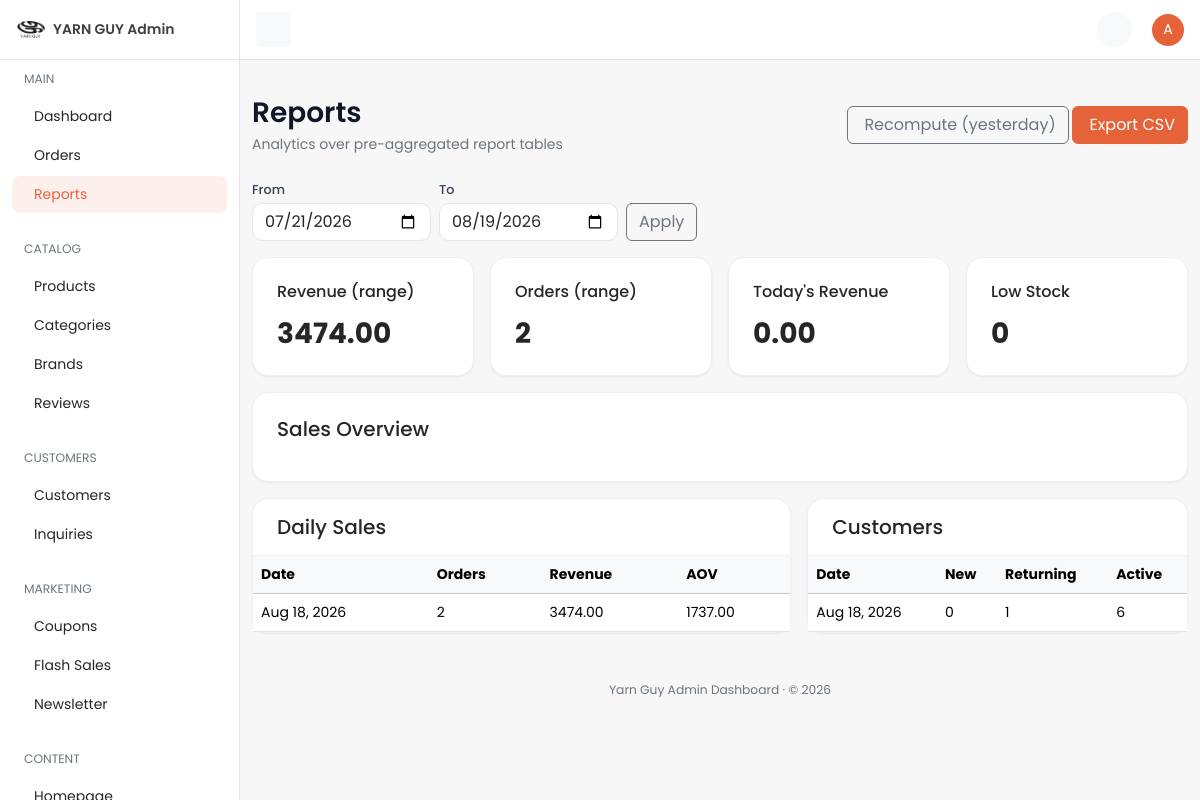
Screenshot of /dashboard/reports/ (signed in) with the database file from the repository.
### core/models.py (models this page shows, shortened)
class TimeStampedModel(models.Model):
    created_at = models.DateTimeField(
        auto_now_add=True,
        db_index=True,
        verbose_name="Created at",
        help_text="Timestamp when this record was first created.",
    )
    updated_at = models.DateTimeField(
        auto_now=True,
        db_index=True,
        verbose_name="Updated at",
        help_text="Timestamp when this record was last modified.",
    )
    class Meta:
        abstract = True

class SiteSettings(TimeStampedModel):
    site_name = models.CharField(max_length=120, default="Yarn Guy")
    logo = models.ImageField(upload_to="site/", blank=True, null=True, verbose_name="Logo")
    primary_color = models.CharField(max_length=7, default="#0369A1")
    secondary_color = models.CharField(max_length=7, default="#0B1220")
    font_family = models.CharField(max_length=120, default="Inter, sans-serif")
    facebook_url = models.URLField(blank=True)
    instagram_url = models.URLField(blank=True)
    twitter_url = models.URLField(blank=True)
    whatsapp_number = models.CharField(max_length=20, blank=True)
    vendor_email = models.EmailField(
        blank=True,
        verbose_name="Vendor Email",
        help_text="Email address to receive quote requests and contact inquiries.",
    )
    default_currency = models.ForeignKey(
        Currency,
        on_delete=models.PROTECT,
        null=True,
        blank=True,
        related_name="+",
    )
    default_language = models.CharField(max_length=5, default="en")
    tax_rate_percent = models.DecimalField(max_digits=5, decimal_places=2, default=0)
    cod_delivery_charge = models.DecimalField(max_digits=10, decimal_places=2, default=50, verbose_name="COD Delivery Charge")
    card_gateway_public_key_env = models.CharField(
        max_length=80,
        default="CARD_GATEWAY_PUBLIC_KEY",
        help_text="Environment variable name for the card gateway public key.",
    )
    qatar_gateway_public_key_env = models.CharField(
        max_length=80,
        default="QATAR_GATEWAY_PUBLIC_KEY",
        blank=True,
    )
    order_email_template_slug = models.CharField(max_length=80, default="order-status")
    whatsapp_template_slug = models.CharField(max_length=80, default="order-whatsapp")
    razorpay_key_id = models.CharField(
        max_length=120,
        blank=True,
        verbose_name="Razorpay Key ID",
        help_text="Razorpay Key ID / Test Key ID for payment processing.",
    )
    razorpay_key_secret = models.CharField(
        max_length=120,
        blank=True,
        verbose_name="Razorpay Key Secret",
        help_text="Razorpay Key Secret / Test Key Secret for payment signature verification.",
    )
    class Meta:
        verbose_name = "Site settings"
        verbose_name_plural = "Site settings"

### reports/models.py (models this page shows)
class DailySalesReport(TimeStampedModel):
    report_date = models.DateField(unique=True, db_index=True)
    order_count = models.PositiveIntegerField(default=0)
    revenue = models.DecimalField(max_digits=14, decimal_places=2, default=0)
    average_order_value = models.DecimalField(max_digits=12, decimal_places=2, default=0)
    coupon_discount_total = models.DecimalField(max_digits=12, decimal_places=2, default=0)
    class Meta:
        ordering = ["-report_date"]
        verbose_name = "Daily sales report"
        verbose_name_plural = "Daily sales reports"

class DailyCustomerReport(TimeStampedModel):
    report_date = models.DateField(unique=True, db_index=True)
    new_customers = models.PositiveIntegerField(default=0)
    returning_customers = models.PositiveIntegerField(default=0)
    total_active_customers = models.PositiveIntegerField(default=0)
    class Meta:
        ordering = ["-report_date"]
        verbose_name = "Daily customer report"
        verbose_name_plural = "Daily customer reports"

### dashboard/views/reports.py (the view)
# urls.py: path("reports/", reports.reports_view, name="reports"),
@dashboard_required
def reports_view(request: HttpRequest) -> HttpResponse:
    today = timezone.localdate()
    end = _parse_date(request.GET.get("end", ""), today)
    start = _parse_date(request.GET.get("start", ""), today - timedelta(days=29))
    sales = get_daily_sales_reports(start_date=start, end_date=end, page=1, page_size=366)
    customers = get_daily_customer_reports(start_date=start, end_date=end, page=1, page_size=366)
    ordered = list(reversed(sales["results"]))
    chart = {
        "categories": [r.report_date.strftime("%b %d") for r in ordered],
        "revenue": [float(r.revenue) for r in ordered],
        "orders": [r.order_count for r in ordered],
    }
    total_revenue = sum(float(r.revenue) for r in sales["results"])
    total_orders = sum(r.order_count for r in sales["results"])
    context = {
        "nav_section": "reports",
        "page_title": "Reports",
        "start": start,
        "end": end,
        "summary": get_admin_dashboard_summary(),
        "sales": sales["results"],
        "customers": customers["results"],
        "sales_series": chart,
        "total_revenue": total_revenue,
        "total_orders": total_orders,
    }
    return render(request, "dashboard/reports/index.html", context)

### dashboard/templates/dashboard/reports/index.html (shortened to what this page needs)
{% extends "dashboard/base.html" %}
{% block page_title %}Reports{% endblock %}
{% block breadcrumbs %}<p class="mb-0 text-secondary">Analytics over pre-aggregated report tables</p>{% endblock %}
{% block page_actions %}
<form method="post" action="{% url 'dashboard:reports-recompute' %}" class="d-inline">
  <button type="submit" class="btn btn-outline-secondary">Recompute (yesterday)</button>
</form>
<a href="{% url 'dashboard:reports-export' %}?start={{ start|date:'Y-m-d' }}&end={{ end|date:'Y-m-d' }}" class="btn btn-primary">Export CSV</a>
{% endblock %}
{% block content %}
<div class="row">
  <div class="col-12">
    <form method="get" class="row g-2 align-items-end mb-3">
      <div class="col-6 col-md-auto">
        <label class="form-label small mb-1">From</label>
        <input type="date" name="start" value="{{ start|date:'Y-m-d' }}" class="form-control" />
      </div>
      <div class="col-6 col-md-auto">
        <label class="form-label small mb-1">To</label>
        <input type="date" name="end" value="{{ end|date:'Y-m-d' }}" class="form-control" />
      </div>
      <div class="col-12 col-md-auto d-flex align-items-center gap-2">
        <button type="submit" class="btn btn-outline-secondary flex-fill flex-md-grow-0">Apply</button>
      </div>
    </form>
  </div>
</div>
<div class="row g-3 mb-3">
  <div class="col-12 col-sm-6 col-md-3">
    <div class="card h-100"><div class="card-body p-4"><h6 class="mb-3">Revenue (range)</h6><h3 class="fw-bold mb-0">{{ total_revenue|floatformat:2 }}</h3></div></div>
  </div>
  <div class="col-12 col-sm-6 col-md-3">
    <div class="card h-100"><div class="card-body p-4"><h6 class="mb-3">Orders (range)</h6><h3 class="fw-bold mb-0">{{ total_orders }}</h3></div></div>
  </div>
  <div class="col-12 col-sm-6 col-md-3">
    <div class="card h-100"><div class="card-body p-4"><h6 class="mb-3">Today's Revenue</h6><h3 class="fw-bold mb-0">{{ summary.today_revenue|floatformat:2 }}</h3></div></div>
  </div>
  <div class="col-12 col-sm-6 col-md-3">
    <div class="card h-100"><div class="card-body p-4"><h6 class="mb-3">Low Stock</h6><h3 class="fw-bold mb-0">{{ summary.low_stock_alert_count }}</h3></div></div>
  </div>
</div>
<div class="row mb-3">
  <div class="col-12">
    <div class="card"><div class="card-body p-4">
      <h2 class="fs-5 mb-3">Sales Overview</h2>
    </div></div>
  </div>
</div>
<div class="row g-3">
  <div class="col-12 col-lg-7">
    <div class="card">
      <div class="card-header bg-transparent px-4 py-3"><h3 class="h5 mb-0">Daily Sales</h3></div>
      <div class="table-responsive">
        <table class="table mb-0 align-middle">
          <thead class="table-light"><tr><th>Date</th><th>Orders</th><th>Revenue</th><th>AOV</th></tr></thead>
          <tbody>
            {% for r in sales %}
            <tr><td>{{ r.report_date|date:"M d, Y" }}</td><td>{{ r.order_count }}</td><td>{{ r.revenue|floatformat:2 }}</td><td>{{ r.average_order_value|floatformat:2 }}</td></tr>
            {% empty %}<tr><td colspan="4" class="text-center text-secondary py-4">No sales data in range.</td></tr>{% endfor %}
          </tbody>
        </table>
      </div>
    </div>
  </div>
  <div class="col-12 col-lg-5">
    <div class="card">
      <div class="card-header bg-transparent px-4 py-3"><h3 class="h5 mb-0">Customers</h3></div>
      <div class="table-responsive">
        <table class="table mb-0 align-middle">
          <thead class="table-light"><tr><th>Date</th><th>New</th><th>Returning</th><th>Active</th></tr></thead>
          <tbody>
            {% for c in customers %}
            <tr><td>{{ c.report_date|date:"M d, Y" }}</td><td>{{ c.new_customers }}</td><td>{{ c.returning_customers }}</td><td>{{ c.total_active_customers }}</td></tr>
            {% empty %}<tr><td colspan="4" class="text-center text-secondary py-4">No customer data in range.</td></tr>{% endfor %}
          </tbody>
        </table>
      </div>
    </div>
  </div>
</div>
{% endblock %}

### dashboard/templates/dashboard/partials/_topbar.html (shortened to what this page needs)
{% load static %}
<nav id="topbar" class="navbar bg-white border-bottom fixed-top topbar px-3">
  <button id="toggleBtn" class="d-none d-lg-inline-flex btn btn-light btn-icon btn-sm" type="button">
  </button>
  <div>
    <ul class="list-unstyled d-flex align-items-center mb-0 gap-1">
      <li>
        <a class="position-relative btn-icon btn-sm btn-light btn rounded-circle" data-bs-toggle="dropdown"
           aria-expanded="false" href="#" role="button">
        </a>
      </li>
      <li class="ms-3 dropdown">
        <a href="#" role="button" data-bs-toggle="dropdown" aria-expanded="false">
          <span class="avatar avatar-sm avatar-primary rounded-circle">
            <span class="avatar-initials rounded-circle">{{ request.user.get_username|slice:":1"|upper }}</span>
          </span>
        </a>
      </li>
    </ul>
  </div>
</nav>

### dashboard/templates/dashboard/partials/_sidebar.html (shortened to what this page needs)
{% load static %}
<aside id="sidebar" class="sidebar">
  <div class="logo-area">
    <a href="{% url 'dashboard:home' %}" class="d-inline-flex align-items-center">
      <img src="{% if site_settings.logo %}{{ site_settings.logo.url }}{% else %}{% static 'dashboard/images/logo.png' %}{% endif %}" alt="YARN GUY Admin" width="28" height="28"
        style="border-radius: 50%; object-fit: contain;" />
      <span class="logo-text ms-2 fw-semibold">YARN GUY Admin</span>
    </a>
  </div>
  <ul class="nav flex-column">
    <li class="px-4 py-2"><small class="nav-text text-secondary text-uppercase">Main</small></li>
    <li>
      <a class="nav-link {% if nav_section == 'home' %}active{% endif %}" href="{% url 'dashboard:home' %}">
        <span class="nav-text">Dashboard</span>
      </a>
    </li>
    <li>
      <a class="nav-link {% if nav_section == 'orders' %}active{% endif %}" href="{% url 'dashboard:order-list' %}">
        <span class="nav-text">Orders</span>
      </a>
    </li>
    <li>
      <a class="nav-link {% if nav_section == 'reports' %}active{% endif %}" href="{% url 'dashboard:reports' %}">
        <span class="nav-text">Reports</span>
      </a>
    </li>
    <li class="px-4 pt-4 pb-2"><small class="nav-text text-secondary text-uppercase">Catalog</small></li>
    <li>
      <a class="nav-link {% if nav_section == 'products' %}active{% endif %}" href="{% url 'dashboard:product-list' %}">
        <span class="nav-text">Products</span>
      </a>
    </li>
    <li>
      <a class="nav-link {% if nav_section == 'categories' %}active{% endif %}"
        href="{% url 'dashboard:category-list' %}">
        <span class="nav-text">Categories</span>
      </a>
    </li>
    <li>
      <a class="nav-link {% if nav_section == 'brands' %}active{% endif %}" href="{% url 'dashboard:brand-list' %}">
        <span class="nav-text">Brands</span>
      </a>
    </li>
    <li>
      <a class="nav-link {% if nav_section == 'reviews' %}active{% endif %}" href="{% url 'dashboard:review-list' %}">
        <span class="nav-text">Reviews</span>
      </a>
    </li>
    <li class="px-4 pt-4 pb-2"><small class="nav-text text-secondary text-uppercase">Customers</small></li>
    <li>
      <a class="nav-link {% if nav_section == 'customers' %}active{% endif %}"
        href="{% url 'dashboard:customer-list' %}">
        <span class="nav-text">Customers</span>
      </a>
    </li>
    <li>
      <a class="nav-link {% if nav_section == 'inquiries' %}active{% endif %}"
        href="{% url 'dashboard:inquiry-list' %}">
        <span class="nav-text">Inquiries</span>
      </a>
    </li>
    <li class="px-4 pt-4 pb-2"><small class="nav-text text-secondary text-uppercase">Marketing</small></li>
    <li>
      <a class="nav-link {% if nav_section == 'coupons' %}active{% endif %}" href="{% url 'dashboard:coupon-list' %}">
        <span class="nav-text">Coupons</span>
      </a>
    </li>
    <li>
      <a class="nav-link {% if nav_section == 'flashsales' %}active{% endif %}"
        href="{% url 'dashboard:flashsale-list' %}">
        <span class="nav-text">Flash Sales</span>
      </a>
    </li>
    <li>
      <a class="nav-link {% if nav_section == 'newsletter' %}active{% endif %}"
        href="{% url 'dashboard:newsletter-list' %}">
        <span class="nav-text">Newsletter</span>
      </a>
    </li>
    <li class="px-4 pt-4 pb-2"><small class="nav-text text-secondary text-uppercase">Content</small></li>
    <li>
      <a class="nav-link {% if nav_section == 'homepage' %}active{% endif %}"
        href="{% url 'dashboard:homepagesection-list' %}">
        <span class="nav-text">Homepage</span>
      </a>
    </li>
  </ul>
</aside>

### rows the page displays
SiteSettings: logo (picture)
DailySalesReport: report_date "Aug 18, 2026", order_count "2", revenue "3474.00", average_order_value "1737.00"
DailyCustomerReport: report_date "Aug 18, 2026", new_customers "0", returning_customers "1", total_active_customers "6"

### other values shown
{{ request.user.get_username|slice:":1"|upper }} "A"
{{ total_revenue|floatformat:2 }} "3474.00"
{{ total_orders }} "2"
{{ summary.today_revenue|floatformat:2 }} "0.00"
{{ summary.low_stock_alert_count }} "0"
